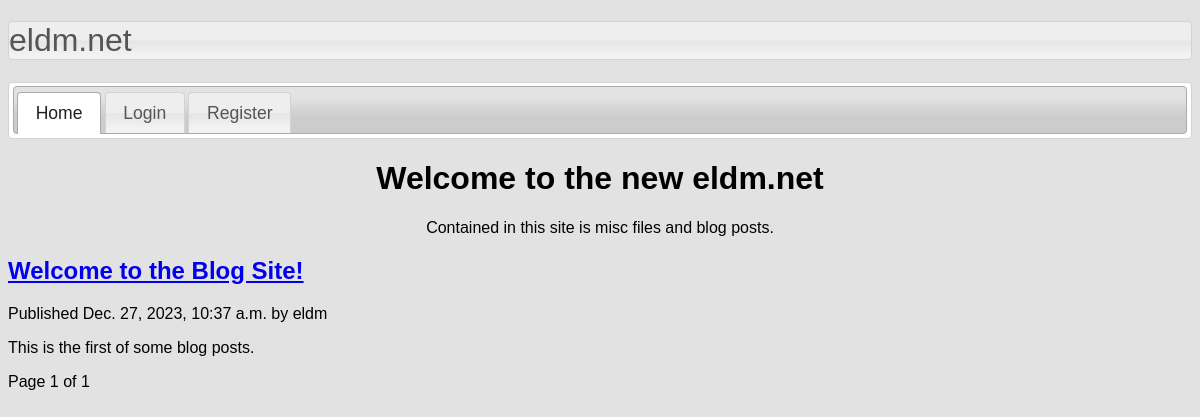
The page / on the database its author committed.
### accounts/models.py (models this page shows, shortened)
class Post(models.Model):
    class Status(models.TextChoices):
        DRAFT = 'DF', 'Draft'
        PUBLISHED = 'PB', 'Published'
    title = models.CharField(max_length=250)
    slug = models.SlugField(max_length=250, unique_for_date='publish')
    author = models.ForeignKey(User,
                               on_delete=models.CASCADE,
                               related_name='accounts_posts')
    body = models.TextField()
    publish = models.DateTimeField(default=timezone.now)
    created = models.DateTimeField(auto_now_add=True)
    updated = models.DateTimeField(auto_now=True)
    status = models.CharField(max_length=2, choices=Status.choices, default=Status.DRAFT)
    objects = models.Manager()
    published = PublishedManager()
    class Meta:
        ordering = ['-publish']
        indexes = [
            models.Index(fields=['-publish']),
        ]
    def get_absolute_url(self):
        return reverse('accounts:post_detail', args=[self.publish.year,
                                                     self.publish.month,
                                                     self.publish.day,
                                                     self.slug])

### accounts/views.py (the view)
# urls.py: path('', views.home, name='index'),
def home(request):
    post_list = Post.published.all()
    paginator = Paginator(post_list, 3)
    page_number = request.GET.get('page', 1)
    try:
        posts = paginator.page(page_number)
    except PageNotAnInteger:
        posts = paginator.page(1)
    except EmptyPage:
        posts = paginator.page(paginator.num_pages)
    return render(request, 'accounts/base.html', {'posts': posts})

### accounts/models.py (called while the page is built)
    def get_queryset(self):
        return super().get_queryset()\
                      .filter(status=Post.Status.PUBLISHED)

### templates/accounts/base.html (shortened to what this page needs)
{% load static %}
<!DOCTYPE html>
<html>
    <head>
        <link href="{% static "css/jquery-ui.css" %}" rel="stylesheet">
        <link href="https://fonts.cdnfonts.com/css/glitch-slap" rel="stylesheet">
    </head>
    <body>
        <h1 class="ui-accordion-header ui-corner-top ui-accordion-header-collapsed ui-corner-all ui-state-default ui-accordion-icons">
            eldm.net
        </h1>
        <div class="ui-tabs ui-corner-all ui-widget ui-widget-content">
            <ul class="ui-tabs-nav ui-corner-all ui-helper-reset ui-helper-clearfix ui-widget-header">
                <li id="home" class="ui-tabs-tab ui-corner-top ui-state-default ui-tab ui-tabs-active ui-state-active">
                    <a href="{% url 'accounts:index' %}" class="ui-tabs-anchor">Home</a>
                </li>
                {% if user.is_authenticated %}
                <li id="logout" class="ui-tabs-tab ui-corner-top ui-state-default ui-tab">
                    <a href="{% url 'accounts:logout' %}"class="ui-tabs-anchor">Logout</a>
                </li>
                <li id="dashboard" class="ui-tabs-tab ui-corner-top ui-state-default ui-tab">
                    <a href="{% url 'accounts:dashboard' %}"class="ui-tabs-anchor">Dashboard</a>
                </li>
                {% else %}
                <li id="login" class="ui-tabs-tab ui-corner-top ui-state-default ui-tab">
                    <a href="{% url 'accounts:user_login' %}" class="ui-tabs-anchor">Login</a>
                </li>
                <li id="register" class="ui-tabs-tab ui-corner-top ui-state-default ui-tab">
                    <a href="{% url 'accounts:register' %}" class="ui-tabs-anchor">Register</a>
                </li>
                {% endif %}
            </ul>
        </div>
        {% if request.resolver_match.url_name == 'index' %}
            <h1 class="center">Welcome to the new eldm.net</h1>
            <p class="center">Contained in this site is misc files and blog posts.</p>
            {% for post in posts %}
                <h2>
                    <a href="{{ post.get_absolute_url }}">
                        {{ post.title }}
                    </a>
                </h2>
                <p class="date">
                    Published {{ post.publish }} by {{ post.author }}
                </p>
                {{ post.body|truncatewords:30|linebreaks }}
            {% endfor %}
            {% include "./pagination.html" with page=posts %}
        {% endif %}
    </body>
</html>

### templates/accounts/base.html (style rules this page uses)
body { background: #E2E2E2; font-family: 'Glitch Slap', sans-serif; }
.center { text-align: center; }

### rows shown on the page
Post: title "Welcome to the Blog Site!", publish "Dec. 27, 2023, 10:37 a.m.", author "eldm", body "This is the first of some blog posts."

### other values the page prints
{{ page.number }} "1"
{{ page.paginator.num_pages }} "1"
